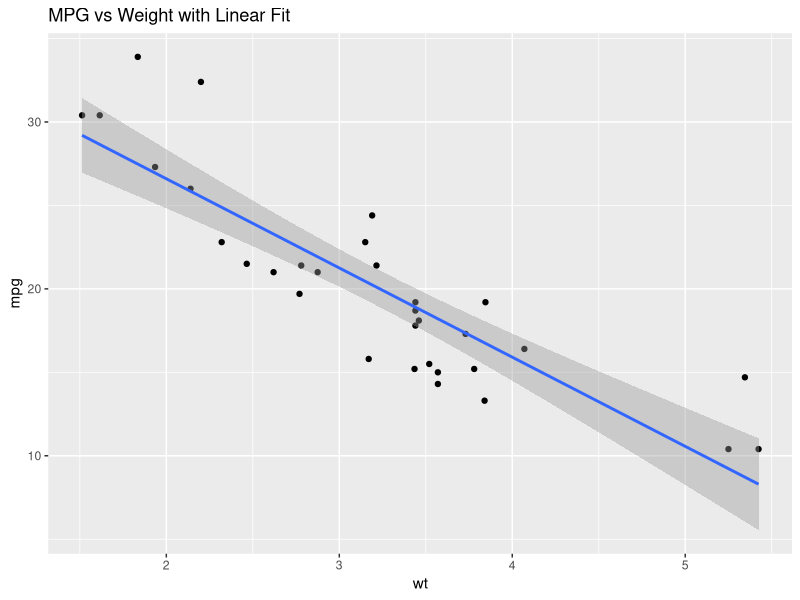
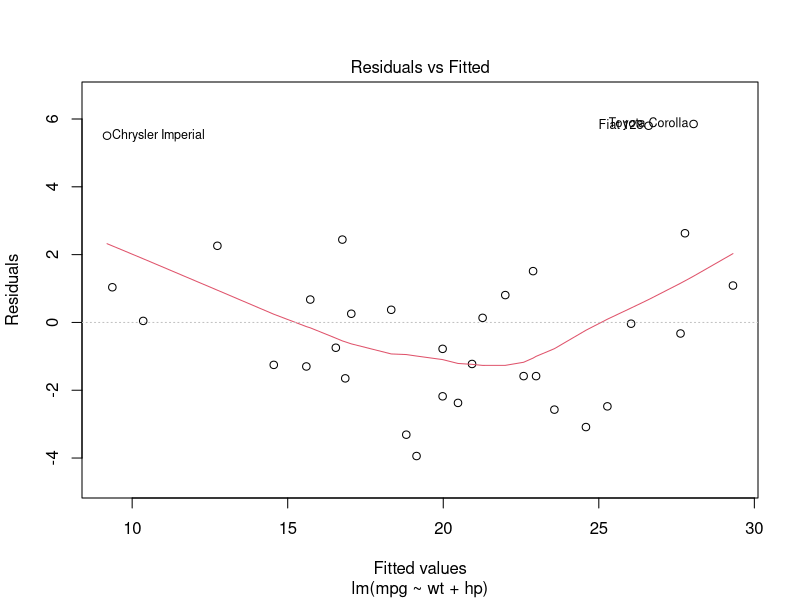
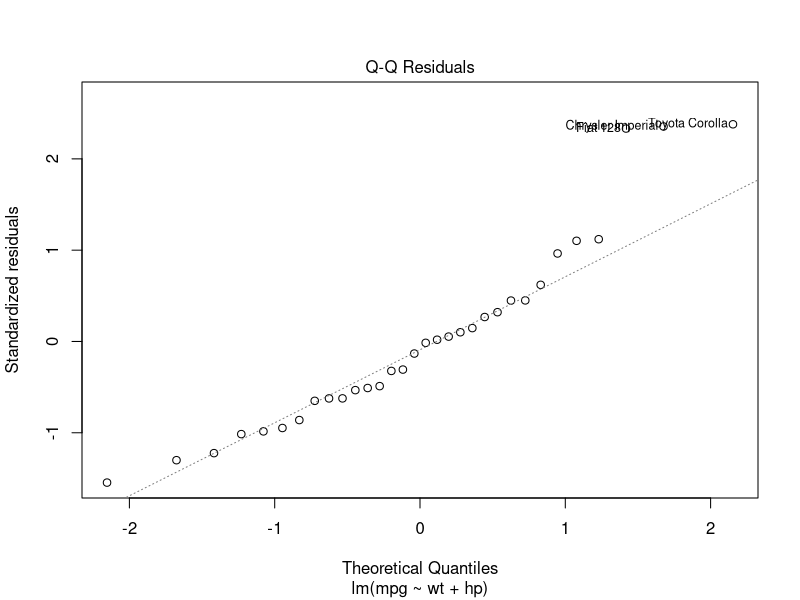
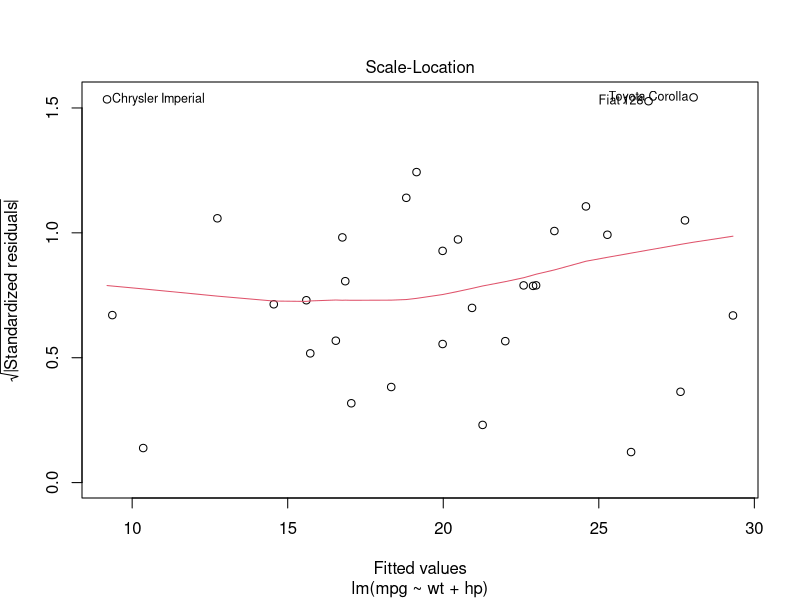
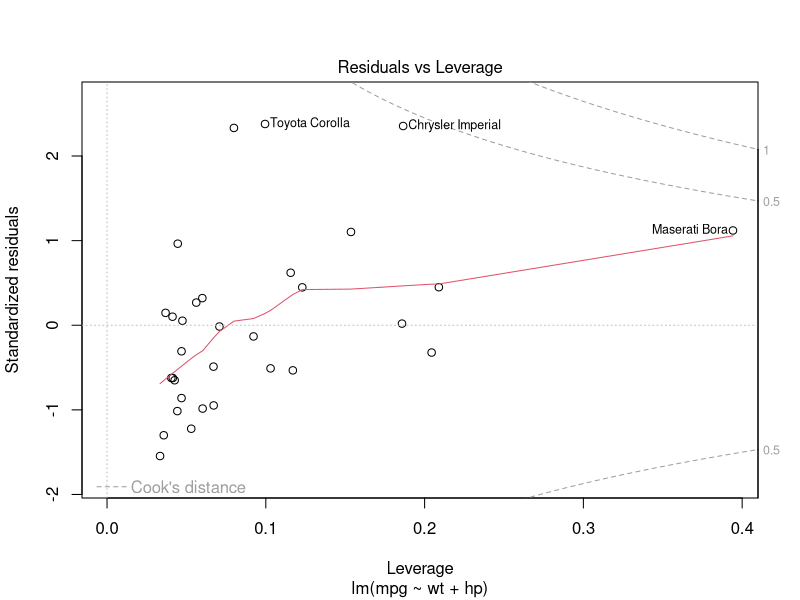
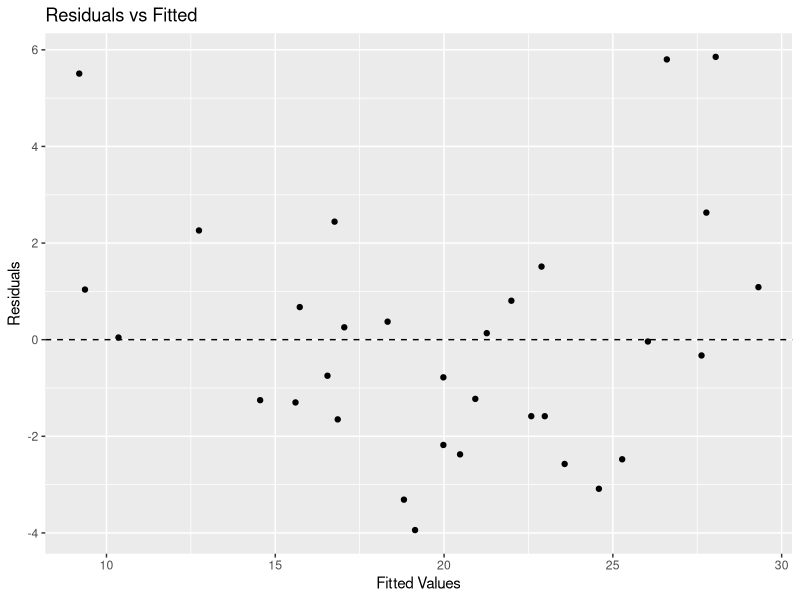

These figures' R source, in order:
## ---- chunk 1
# load packages
library(tidyverse)
library(broom)

# check data
head(mtcars)

glimpse(mtcars)
## ---- chunk 2
model <- lm(mpg ~ wt + hp, data = mtcars)
summary(model)
## ---- chunk 3
ggplot(mtcars, aes(x = wt, y = mpg)) +
  geom_point() +
  geom_smooth(method = "lm", se = TRUE) +
  labs(title = "MPG vs Weight with Linear Fit")
## ---- chunk 4
plot(model)   # Examine residuals
## ---- chunk 5
tidy(model)
glance(model)
# Clean model output with broom
## ---- chunk 6
aug <- augment(model)

ggplot(aug, aes(x = .fitted, y = .resid)) +
  geom_point() +
  geom_hline(yintercept = 0, linetype = "dashed") +
  labs(x = "Fitted Values", y = "Residuals",
       title = "Residuals vs Fitted")
## ---- chunk 7
model2 <- lm(mpg ~ wt + hp + qsec, data = mtcars)
summary(model2)
